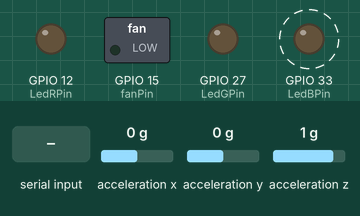
Recording of a program running on a simulated ESP32. On the bench: switched loads named in the program (green lamp = pin HIGH), output pins drawn as LEDs (lit = HIGH). Wiring (inferred from the names in the program): MMA8452 accelerometer at I2C address 0x1D. Dashed ring = blinking. Inputs (shaded band) come from the test bench; at power-on: acceleration x 0 g, acceleration y 0 g, acceleration z 1 g. Nothing arrives over Bluetooth unless stated; what the program prints to the serial monitor is not drawn.

Above: at 2.2 s.
2.3 s: "fon" received over the second serial link
At 2.8 s:
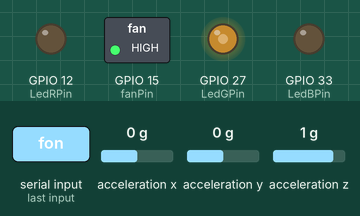
3.8 s: "foff" received over the second serial link
At 5.1 s:
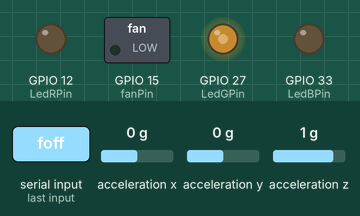
Timing chart, 0 to 6.8 s (numbered marks = the images above; inputs shaded):
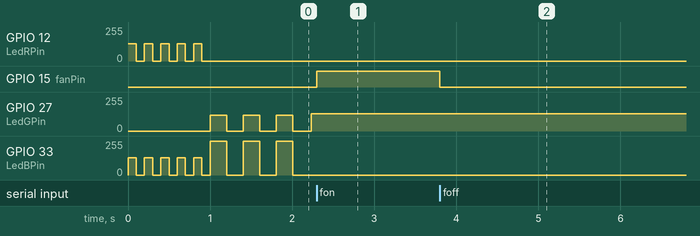

The program:

main.cpp
```cpp
#include <Arduino.h>
#include "SparkFunMMA8452Q.h"
#include "BluetoothSerial.h"

int freq = 5000;
int fanPin = GPIO_NUM_15;
int LedRChannel = 0;
int LedGChannel = 1;
int LedBChannel = 2;
int LedRPin = GPIO_NUM_12;
int LedGPin = GPIO_NUM_27;
int LedBPin = GPIO_NUM_33;
int resolution = 8;
String input = "";
bool hasBTclient = false;

BluetoothSerial SerialBT;

// Create an MMA8452Q object, used throughout the rest of the sketch.
MMA8452Q accel; // Default constructor, SA0 pin is HIGH
void setLed(byte r, byte g, byte b, int blink, int delayOn, int delayOff)
{
    if(blink == 0)
    {
        //TOOD: optimize this
        ledcWrite(LedRChannel, r);
        ledcWrite(LedGChannel, g);
        ledcWrite(LedBChannel, b);
        return;
    }
    for(int i = 0; i < blink; i++)
    {
        ledcWrite(LedRChannel, r);
        ledcWrite(LedGChannel, g);
        ledcWrite(LedBChannel, b);
        delay(delayOn);
        if(blink >0)
        {
            ledcWrite(LedRChannel, 0);
            ledcWrite(LedGChannel, 0);
            ledcWrite(LedBChannel, 0);
            if(blink >1)
            {
                delay(delayOff);
            }
        }
    }
}
void setLed(byte r, byte g, byte b)
{
    setLed(r, g, b, 0, 0, 0);
}
void processCommand(String command)
{
    if(command.length() > 2)
    {
        if(command =="fon")
        {
            digitalWrite(fanPin, HIGH);
        }
        else if (command == "foff")
        {
            digitalWrite(fanPin, LOW);
        }
    }
}
void setup()
{
    Serial.begin(9600);
    //fan setup
    pinMode(fanPin, OUTPUT);

    //LED setup
    ledcSetup(LedRChannel, freq, resolution);
    ledcSetup(LedGChannel, freq, resolution);
    ledcSetup(LedBChannel, freq, resolution);
    ledcAttachPin(LedRPin, LedRChannel);
    ledcAttachPin(LedGPin, LedGChannel);
    ledcAttachPin(LedBPin, LedBChannel);

    setLed(128, 0, 128, 5,100,100);

    SerialBT.begin("ESP32test"); //Bluetooth device name
    Serial.println("The device started, now you can pair it with bluetooth!");

    // Initialize the accelerometer with begin():
    // begin can take two parameters: full-scale range, and output data rate (ODR).
    // Full-scale range can be: SCALE_2G, SCALE_4G, or SCALE_8G (2, 4, or 8g)
    // ODR can be: ODR_800, ODR_400, ODR_200, ODR_100, ODR_50, ODR_12, ODR_6 or ODR_1
    accel.begin(SCALE_4G, ODR_800); // Set up accel with +/-2g range, and slowest (1Hz) ODR
}

void loop()
{
    if(!hasBTclient)
    {
        if (SerialBT.hasClient())
        {
            hasBTclient = true;
            setLed(0,120,255,3,200,200);
            delay(30);
        }
    }
    if(hasBTclient)
    {
        if (accel.available())
        {
            setLed(0,128,0);
            accel.read();
            if(SerialBT.hasClient())
            {
                input ="";
                while(SerialBT.available())
                {
                    input = input + (char)SerialBT.read();
                }
                input.trim();
                processCommand(input);
                //send accel data.
                SerialBT.println(String(accel.cx, 10) + ";" + String(accel.cy, 10) + ";" + String(accel.cz, 10) + ";");
                SerialBT.flush();
            }
            else
            {
                hasBTclient = false;
            }
        }
    }
    else
    {
        setLed(255, 0, 0);
    }

    // No need to delay, since our ODR is set to 1Hz, accel.available() will only return 1
    // about once per second.
}
```

Measured:
- after the input at 2.3 s, GPIO 15 (fanPin): LOW → HIGH at once
- after the input at 3.8 s, GPIO 15 (fanPin): HIGH → LOW at once
- by itself, GPIO 27 (LedGPin): repeats every 0.40 s: 0/255 0.20 s, 120/255 0.20 s
